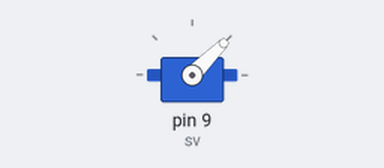
Bench run of a sketch on a simulated Arduino Uno, built with avr-gcc and run on an emulated ATmega328P. On the bench: servo.

Above: at 0.05 s.
At 2.8 s:
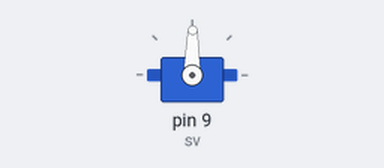
At 5.6 s:
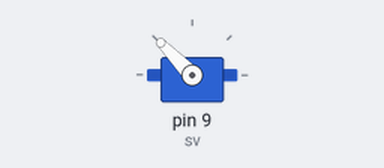
At 11.15 s:
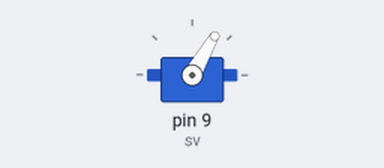
Timing chart, 0 to 15.8 s (numbered marks = the images above):
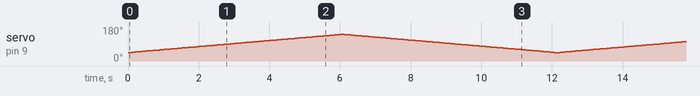

The sketch:

20190507_tatsuma.ino
```cpp
#include <Servo.h>

Servo sv;
int min = 1000;
int max = 2000;

void setup()
{
  sv.attach(9);
}

void loop()
{
  for( int i = min; i <= max; i+=1 ){
    sv.writeMicroseconds(i);
    delay(6);
  }
  for( int i = max; i >= min; i-=1 ){
    sv.writeMicroseconds(i);
    delay(6);
  }
}
```
